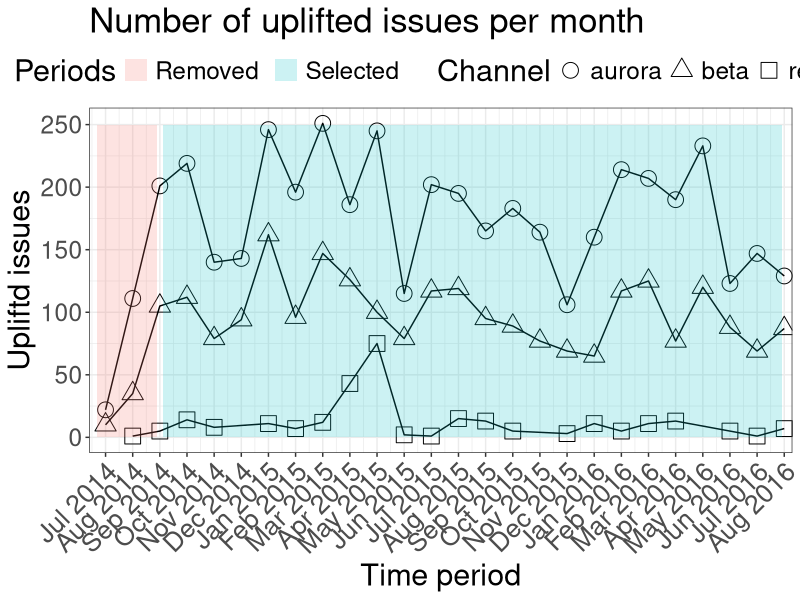

Write the R code that produced this figure.
library(ggplot2)

dev.new(height=6, width=18)
							
df = read.csv('uplift_dates.csv', header=TRUE, sep=',')
month_label = unique(df$Month)

# Shadow dataframe
shadow = data.frame(x.min=c(-0.3,2.1), x.max=c(1.9,24.9), y.min=c(0,0), y.max=c(250,250), Periods=c('Removed ','Selected '))

ggplot(data=df, aes(x=Delta, y=Number_of_uplifts, shape=Channel)) + 
	geom_line(size=0.5) + 
	scale_x_continuous(breaks=c(0:(length(month_label)-1)), label=month_label, expand=c(0,0.3)) +
	geom_point(size=5) + 
	scale_shape(solid = FALSE) +
	xlab('Time period') + ylab('Upliftd issues') +
	ggtitle('Number of uplifted issues per month') +
	theme_bw() + 			# white background
	theme(plot.title=element_text(size = 25), text=element_text(size=22), axis.text.x=element_text(size=19,angle=45,hjust=1), legend.position='top')  +
	geom_rect(data=shadow, mapping=aes(xmin=x.min, xmax=x.max, ymin=y.min, ymax=y.max, fill=Periods), alpha=0.2, inherit.aes=FALSE)
